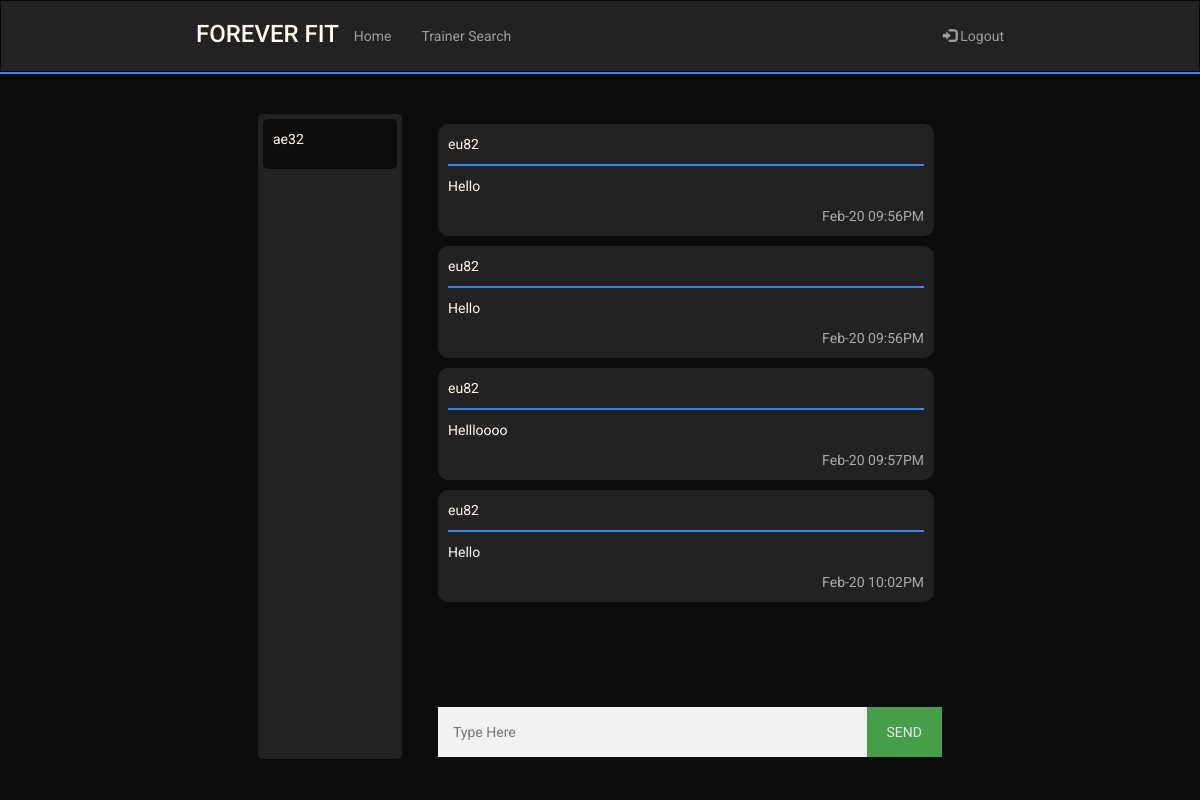
Before: /chat/ae32 (signed in) with the older database file.
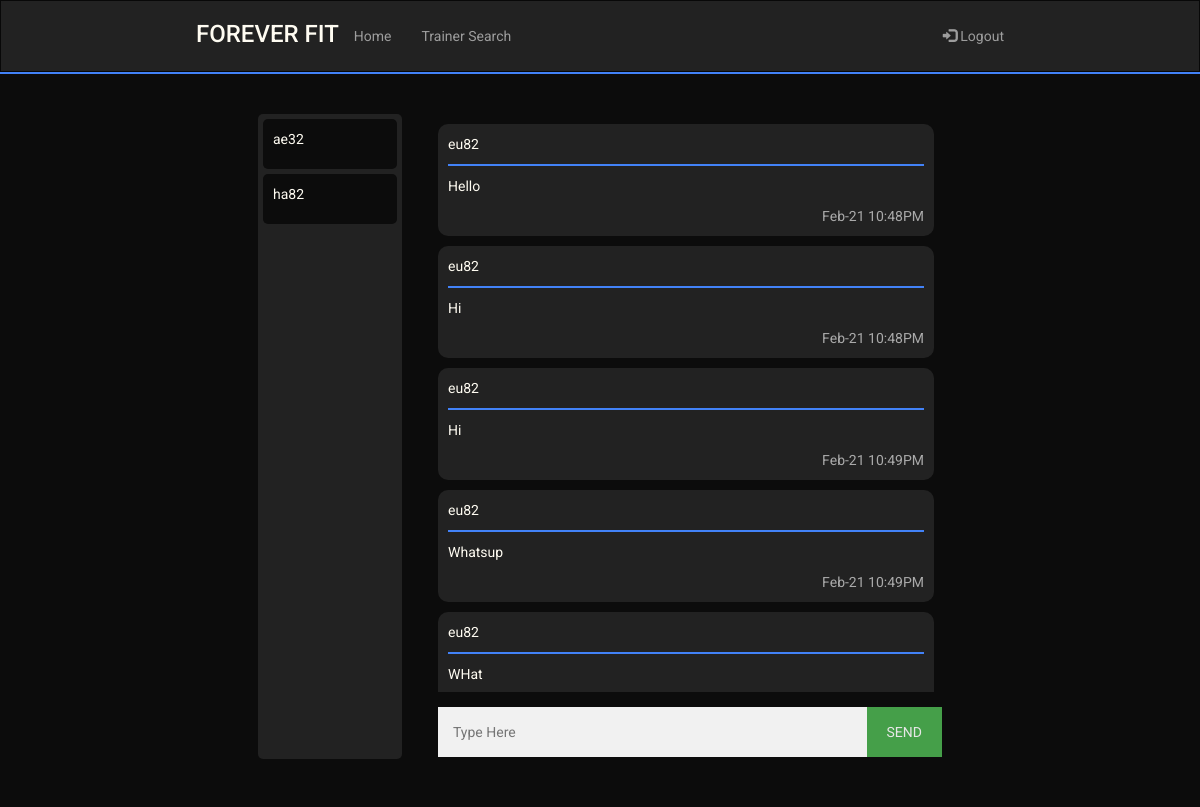
After: the same page with the newer database file.
### sql_db.py (models this page shows)
class UserRooms(UserMixin,db.Model):
    __tablename__ = 'user_rooms'
    id = db.Column(db.Integer, primary_key = True, autoincrement = True)
    trainee_username = db.Column(db.String(80),db.ForeignKey('user.username'))
    trainer_username = db.Column(db.String(80),db.ForeignKey('user.username'))

class ChatHistory(UserMixin,db.Model):
    __tablename__ = 'chat_history'
    id = db.Column(db.Integer, primary_key = True, autoincrement = True)
    message = db.Column(db.String(500))
    room = db.Column(db.String(500))
    date_sent =db.Column(db.String(50))
    uname = db.Column(db.String(80),db.ForeignKey('user.username'))

### routes.py (the view)
@app.route('/chat/<uname>')
@login_required
def sessions(uname):
    if(not room_exists(current_user.username, uname)):
        room = UserRooms(trainee_username= current_user.username,trainer_username = uname)
        db.session.add(room)
        db.session.commit()
        ROOMS = get_rooms_by_trainee_id(current_user.username)
    else:
        ROOMS = get_rooms_by_trainee_id(current_user.username)
    curr_room = get_room(current_user.username, uname)
    messages = get_chat_history(curr_room.id)
    return render_template('session.html',uname = uname, curr_uname = current_user.username,
                            rooms=ROOMS, messages = messages, curr_room = curr_room)

### main.py (called while the page is built)
    @login.user_loader
    def load_user(uname):
        return User.query.get(uname)

### sql_db.py (called while the page is built)
def room_exists(trainee_uname,trainer_uname):
    return bool(UserRooms.query.filter_by(trainee_username=trainee_uname,
                                          trainer_username=trainer_uname).first())

def get_room(trainee_uname,trainer_uname):
    return UserRooms.query.filter_by(trainee_username = trainee_uname,
                                     trainer_username = trainer_uname).first()

def get_rooms_by_trainee_id(uname):
    return UserRooms.query.filter_by(trainee_username = uname).all()

def get_chat_history(room):
    return ChatHistory.query.filter_by(room = room).all()

### templates/session.html (shortened to what this page needs)
<!DOCTYPE html>
<html lang="en">
    <head>
        <link rel="stylesheet" href="https://maxcdn.bootstrapcdn.com/bootstrap/3.4.1/css/bootstrap.min.css" />
        <link rel="stylesheet" href="../static/main.css" />
        <link rel="stylesheet" href="../static/chatbox.css" />
    </head>
    <body>
        <header>
            <nav class="navbar navbar-inverse" style="border-radius: 0px; margin-bottom: 0px;">
                <div class="container-fluid">
                    <div class="navbar-header mobile-center">
                        <h3 class="logo" href="#">FOREVER FIT</h3>
                    </div>
                    <ul class="nav navbar-nav laptop">
                        <li><a href="/Home">Home</a></li>
                        <li><a href="/TrainerSearch">Trainer Search</a></li>
                    </ul>
                    <ul class="nav navbar-nav navbar-right laptop">
                        <li>
                            <a href="/logout"><span class="glyphicon glyphicon-log-in"></span> Logout</a>
                        </li>
                    </ul>
                </div>
            </nav>
            <hr class="header-hr"/>
        </header>
        <main style="padding-top:10px">
            <div class="chatbox">
                <div class="rooms" id="rooms">
                    {% for room in rooms %}
                        <a id="select-room" href="{{room.trainer_username}}" room_id="{{room.id}}" class="room">
                            {{room.trainer_username}}
                        </a>
                    {% endfor %}
                </div>
                <div class="chat">
                    <div id="chat_scroll" class="chat-holder">
                        <div id="chat_history">
                            {% for msg in messages %}
                                <div class="chat_container">
                                    <div>
                                        <p>{{msg.uname}}</p>
                                        <hr>
                                        <p>{{msg.message}}</p>
                                        <span class="time-right">{{msg.date_sent}}</span>
                                    </div>
                                </div>
                            {% endfor %}
                        </div>
                    </div>
                    <div class="input-area">
                        <div class="flex-row">
                            <input type="text" id="user_message" placeholder="Type Here" autocomplete="off">
                            <button type="button" id="send_message">SEND</button>
                        </div>
                    </div>
                </div>
            </div>
        </main>
    </body>
</html>

Changed rows visible on the page:
now on this page (row edited): UserRooms: trainer_username "ha82"
changed ChatHistory "Hello": date_sent "Feb-20 09:56PM" → "Feb-21 10:48PM"
changed ChatHistory (number 2 of 5 on the later page): message "Hello" → "Hi"; date_sent "Feb-20 09:56PM" → "Feb-21 10:48PM"
changed ChatHistory (number 3 of 5 on the later page): message "Hellloooo" → "Hi"; date_sent "Feb-20 09:57PM" → "Feb-21 10:49PM"
changed ChatHistory: message "Hello" → "Whatsup"; date_sent "Feb-20 10:02PM" → "Feb-21 10:49PM"
now on this page (row edited): ChatHistory: uname "eu82", message "WHat"
